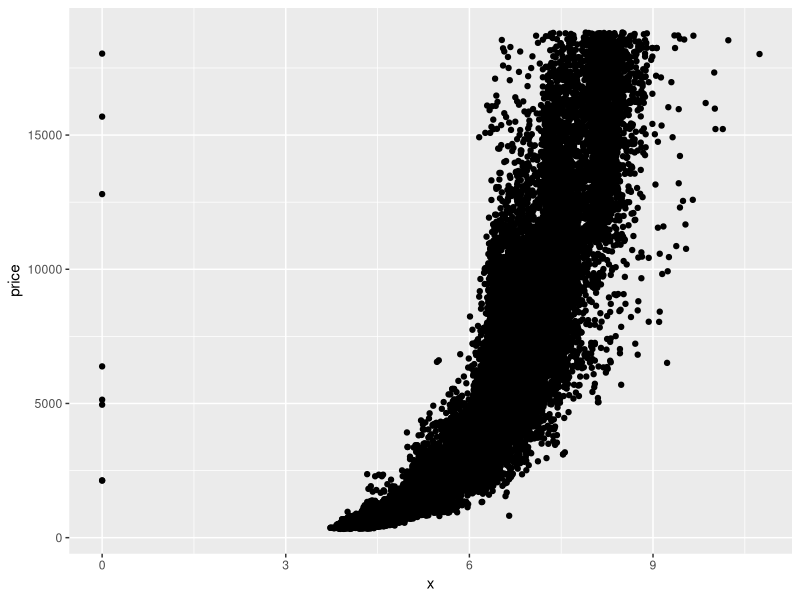
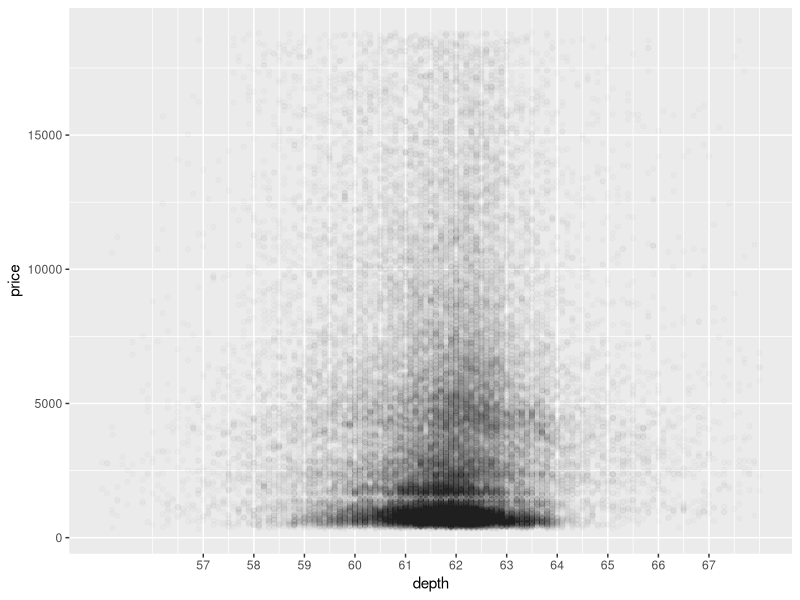
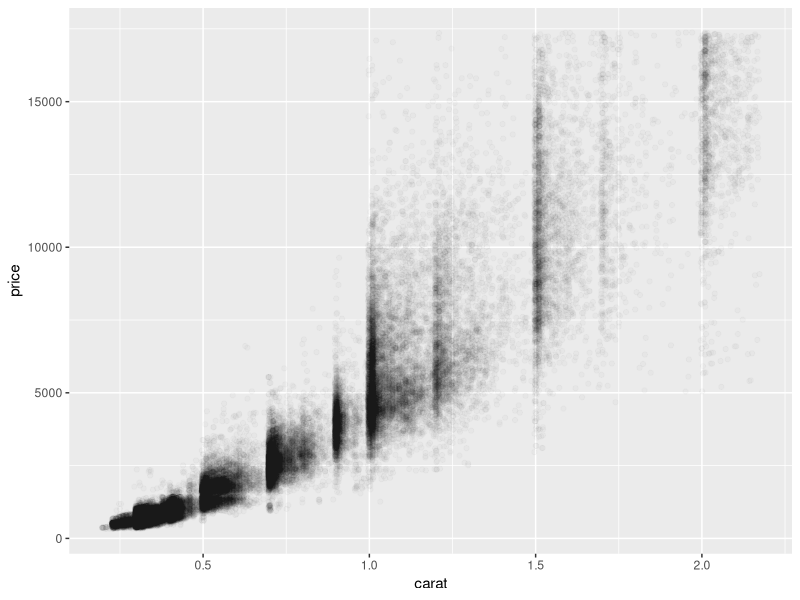
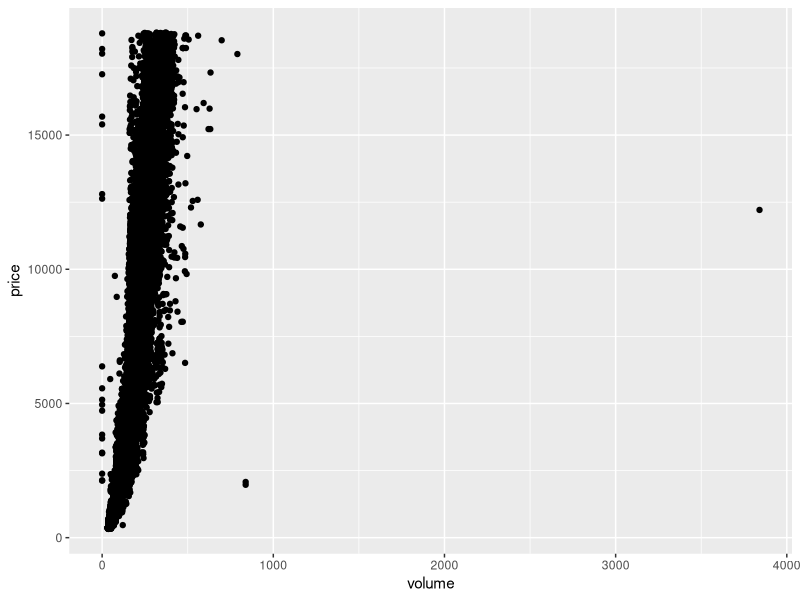
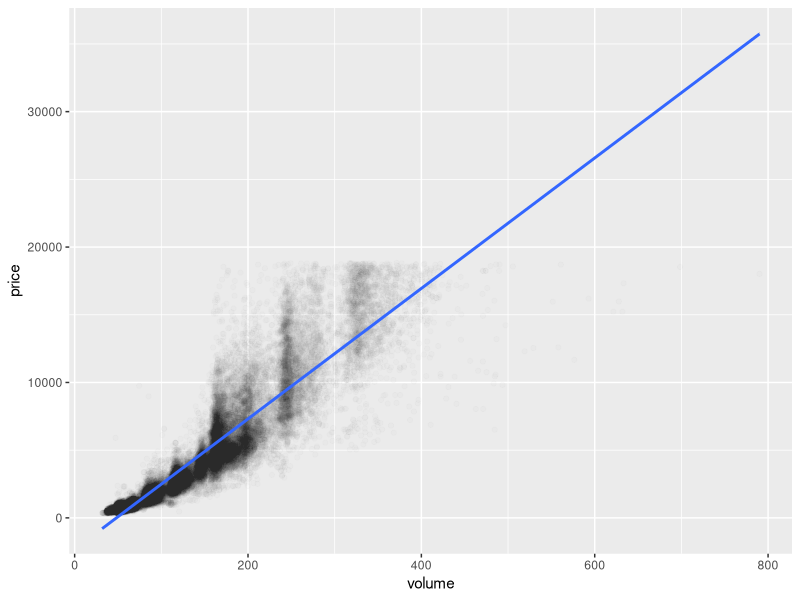

Write the R code that produced these figures, in order.
## ---- chunk 1
library(ggplot2)
?diamonds
## ---- chunk 2
ggplot(data=diamonds,mapping=aes(x=x,y=price)) +
  geom_point()
## ---- chunk 3
with(diamonds, cor.test(price,x))
## ---- chunk 4
with(diamonds, cor.test(price,y))
## ---- chunk 5
with(diamonds, cor.test(price,z))
## ---- chunk 6
ggplot(data=diamonds, mapping=aes(x=depth,y=price))+
  geom_point(alpha=1/70)+
  scale_x_continuous(breaks = seq(57,67,1), limits = c(55,68)) 
## ---- chunk 7
with(diamonds, cor.test(price,depth))
## ---- chunk 8
diamonds.carat.top1pct <- quantile(diamonds$carat, probs = c(0.99))
diamonds.price.top1pct <- quantile(diamonds$price, probs = c(0.99))

diamonds.carat.top1pct

ggplot(mapping=aes(x=carat, y=price), data=subset(diamonds, price < diamonds.price.top1pct& carat < diamonds.carat.top1pct))+
  geom_jitter(alpha=1/50)
## ---- chunk 9
diamonds$volume = diamonds$x * diamonds$y * diamonds$z
## ---- chunk 10
ggplot(mapping=aes(x=volume,y=price), data=diamonds) +
  geom_jitter() 

nrow(subset(diamonds,volume==0))
## ---- chunk 11
diamonds.without.outliers <- subset(diamonds, diamonds$volume >0 & diamonds$volume <800)
cor.test(diamonds.without.outliers$price, diamonds.without.outliers$volume)
## ---- chunk 12
ggplot(mapping=aes(x=volume, y=price), data=diamonds.without.outliers) +
  geom_point(alpha=1/100) +
  geom_smooth(method = 'lm')
## ---- chunk 13
library(dplyr)


